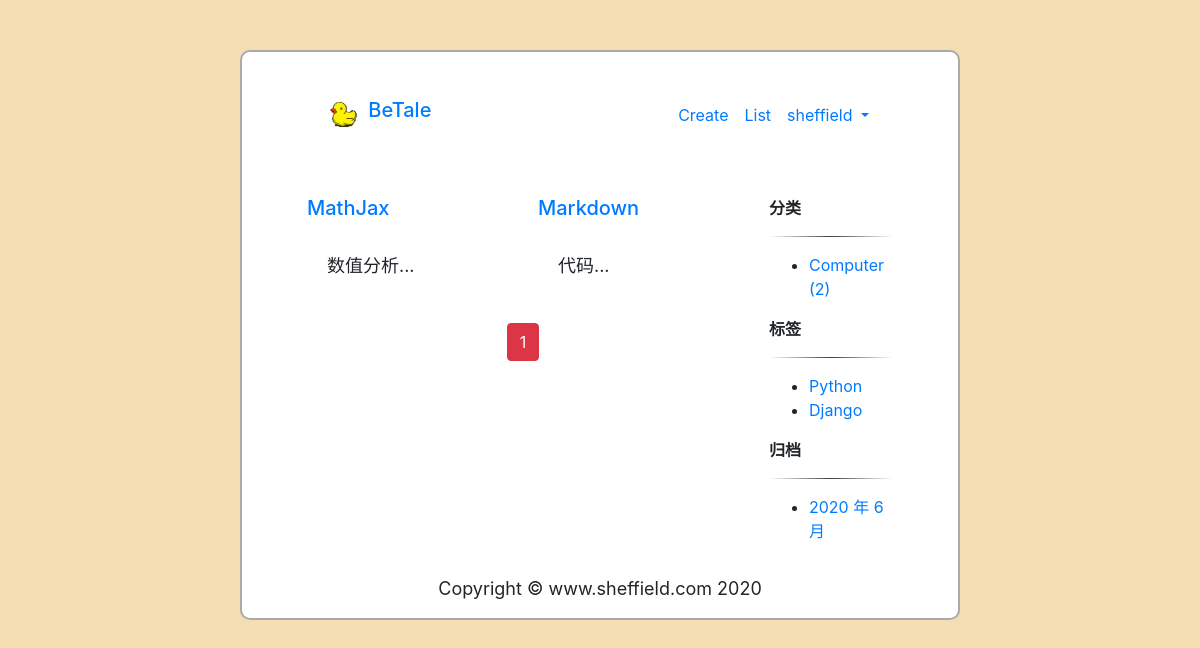
The page /article/ (signed in) on the database its author committed.
### article/models.py (models this page shows, shortened)
class Post(models.Model):
    author = models.ForeignKey(User, verbose_name='作者', on_delete=models.CASCADE)
    title = models.CharField('标题', max_length=100)
    body = models.TextField('正文')
    excerpt = models.CharField('摘要', max_length=200, blank=True)
    created = models.DateTimeField('创建时间', default=timezone.now)
    updated = models.DateTimeField('修改时间', auto_now=True)
    category = models.ForeignKey(Category, verbose_name='分类', on_delete=models.CASCADE)
    tags = models.ManyToManyField(Tag, verbose_name='标签', blank=True)
    class Meta:
        ordering = ('-created',)
        verbose_name = '文章'
        verbose_name_plural = verbose_name

class Category(models.Model):
    class Meta:
        verbose_name = '分类'
        verbose_name_plural = verbose_name
    name = models.CharField(max_length=100)

class Tag(models.Model):
    class Meta:
        verbose_name = '标签'
        verbose_name_plural = verbose_name
    name = models.CharField(max_length=100)

### article/views.py (the view)
# urls.py: path('', views.index, name='index'),
def index(request):
    post = Post.objects.all()
    paginator = Paginator(post, 4)
    page = request.GET.get('page')
    articles = paginator.get_page(page)
    context  = { 'articles': articles }
    return render(request, 'article/index.html', context)

### article/templatetags/article_extras.py (called while the page is built)
@register.inclusion_tag('article/inclusions/_tags.html', takes_context=True)
def show_tags(context):
    return {
        'tag_list': Tag.objects.all(),
    }

@register.inclusion_tag('article/inclusions/_archives.html', takes_context=True)
def show_archives(context):
    return {
        'date_list': Post.objects.dates('created', 'month', order='DESC'),
    }

@register.inclusion_tag('article/inclusions/_categories.html', takes_context=True)
def show_categories(context):
    category_list = Category.objects.annotate(num_posts=Count('post')).filter(num_posts__gt=0)
    return {
        'category_list': category_list,
    }

### templates/article/index.html (shortened to what this page needs)
{% extends "base.html" %}
{% load static %}
{% load article_extras %}
{% block content %}
<div class="container">
    <div class="row">
        <div class="col-9 mt-5">
            <div class="main row">
                {% for article in articles %}
                <div class="col-6 mb-4">
                    <div class="card-title">
                        <a href="{% url 'article:detail' article.id %}">
                            <h5>{{ article.title }}</h5>
                        </a>
                    </div>
                    <div class="card-body">
                        <p class="card-text">{{ article.excerpt }}...</p>
                    </div>
                </div>
                {% endfor %}
            </div>
            <div class="pagination">
                <div class="m-auto">
                    <span class="step-links">
                        <span class="current btn btn-danger btn-md">
                            {{ articles.number }}
                        </span>
                    </span>
                </div>
            </div>
        </div>
        <div class="col-3 mt-5">
            {% show_categories %}
            {% show_tags %}
            {% show_archives %}
        </div>
    </div>
</div>
{% endblock content %}

### templates/header.html (shortened to what this page needs)
{% load static %}
<nav class="navbar navbar-expand-lg">
    <div class="container">
        <a class="navbar-brand mb-0 h1" href="{% url 'article:index' %}">
            <img src="{% static 'icon/logo.ico' %}" width="40" height="40" class="d-inline-block align-top" alt="icon">
            BeTale
        </a>
        <div>
            <ul class="navbar-nav">
                <li class="nav-item">
                    <a class="nav-link" href="{% url 'article:create' %}">Create</a>
                </li>
                <li class="nav-item">
                    <a class="nav-link" href="{% url 'article:index' %}">List</a>
                </li>
                {% if user.is_authenticated %}
                <li class="nav-item dropdown">
                    <a class="nav-link dropdown-toggle" href="#" id="navbarDropdown" role="button"
                        data-toggle="dropdown" aria-haspopup="true" aria-expanded="false">
                        {{ user.username }}
                    </a>
                </li>
                {% else %}
                <li class="nav-item">
                    <a class="nav-link" href="{% url 'userprofile:user_login' %}">Login</a>
                </li>
                {% endif %}
            </ul>
        </div>
    </div>
</nav>

### templates/article/inclusions/_categories.html
<div class="widget widget-category">
    <b class="widget-title">分类</b>
    <hr>
    <ul>
        {% for category in category_list %}
        <li>
            <a href="{% url 'article:category' category.pk %}">
                {{ category.name }}
                <span class="post-count">({{ category.num_posts }})</span>
            </a>
        </li>
        {% empty %}
        暂无分类！
        {% endfor %}
    </ul>
</div>

### templates/article/inclusions/_tags.html
<div class="widget widget-tag-cloud">
    <b class="widget-title">标签</b>
    <hr>
    <ul>
        {% for tag in tag_list %}
        <li>
            <a href="{% url 'article:tag' tag.pk %}" style="text-decoration: none;">
                {{ tag.name }}
            </a>
        </li>
        {% empty %}
        暂无标签！
        {% endfor %}
    </ul>
</div>

### static/custom/base.css (style rules this page uses)
body { background-color: wheat; }
p { font-size: large; line-height: 150%; }
hr { border: 0; height: 1px; background-image: linear-gradient(to right, rgba(0, 0, 0, 0), rgba(0, 0, 0, 0.75), rgba(0, 0, 0, 0)); }

### rows shown on the page
Post: title "MathJax", excerpt "数值分析"
Post: title "Markdown", excerpt "代码"
Category: name "Computer", num_posts "2"
Tag: name "Python"
Tag: name "Django"

### other values the page prints
{{ user.username }} "sheffield"
{{ articles.number }} "1"
{{ date.year }} "2020"
{{ date.month }} "6"
